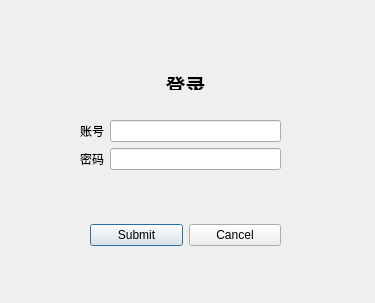
<?xml version="1.0" encoding="UTF-8"?>
<ui version="4.0">
 <class>login</class>
 <widget class="QDialog" name="login">
  <property name="geometry">
   <rect>
    <x>0</x>
    <y>0</y>
    <width>375</width>
    <height>303</height>
   </rect>
  </property>
  <property name="windowTitle">
   <string>Dialog</string>
  </property>
  <widget class="QLabel" name="label">
   <property name="geometry">
    <rect>
     <x>60</x>
     <y>70</y>
     <width>251</width>
     <height>20</height>
    </rect>
   </property>
   <property name="font">
    <font>
     <family>宋体</family>
     <pointsize>15</pointsize>
     <bold>true</bold>
    </font>
   </property>
   <property name="text">
    <string>&lt;html&gt;&lt;head/&gt;&lt;body&gt;&lt;p&gt;登录&lt;/p&gt;&lt;/body&gt;&lt;/html&gt;</string>
   </property>
   <property name="alignment">
    <set>Qt::AlignCenter</set>
   </property>
  </widget>
  <widget class="QWidget" name="layoutWidget_2">
   <property name="geometry">
    <rect>
     <x>80</x>
     <y>120</y>
     <width>201</width>
     <height>61</height>
    </rect>
   </property>
   <layout class="QFormLayout" name="formLayout">
    <property name="fieldGrowthPolicy">
     <enum>QFormLayout::ExpandingFieldsGrow</enum>
    </property>
    <property name="labelAlignment">
     <set>Qt::AlignLeading|Qt::AlignLeft|Qt::AlignVCenter</set>
    </property>
    <item row="0" column="0">
     <widget class="QLabel" name="emailLabel">
      <property name="text">
       <string>账号</string>
      </property>
     </widget>
    </item>
    <item row="0" column="1">
     <widget class="QLineEdit" name="emailEdit"/>
    </item>
    <item row="1" column="0">
     <widget class="QLabel" name="passwordLabel">
      <property name="text">
       <string>密码</string>
      </property>
     </widget>
    </item>
    <item row="1" column="1">
     <widget class="QLineEdit" name="passwordEdit">
      <property name="echoMode">
       <enum>QLineEdit::Password</enum>
      </property>
     </widget>
    </item>
   </layout>
  </widget>
  <widget class="QWidget" name="">
   <property name="geometry">
    <rect>
     <x>90</x>
     <y>220</y>
     <width>191</width>
     <height>31</height>
    </rect>
   </property>
   <layout class="QHBoxLayout" name="horizontalLayout">
    <item>
     <widget class="QPushButton" name="submit">
      <property name="sizePolicy">
       <sizepolicy hsizetype="Preferred" vsizetype="Fixed">
        <horstretch>0</horstretch>
        <verstretch>0</verstretch>
       </sizepolicy>
      </property>
      <property name="text">
       <string>Submit</string>
      </property>
     </widget>
    </item>
    <item>
     <widget class="QPushButton" name="cancel">
      <property name="sizePolicy">
       <sizepolicy hsizetype="Preferred" vsizetype="Fixed">
        <horstretch>0</horstretch>
        <verstretch>0</verstretch>
       </sizepolicy>
      </property>
      <property name="text">
       <string>Cancel</string>
      </property>
      <property name="autoRepeat">
       <bool>false</bool>
      </property>
      <property name="default">
       <bool>false</bool>
      </property>
      <property name="flat">
       <bool>false</bool>
      </property>
     </widget>
    </item>
   </layout>
  </widget>
 </widget>
 <resources/>
 <connections/>
</ui>
